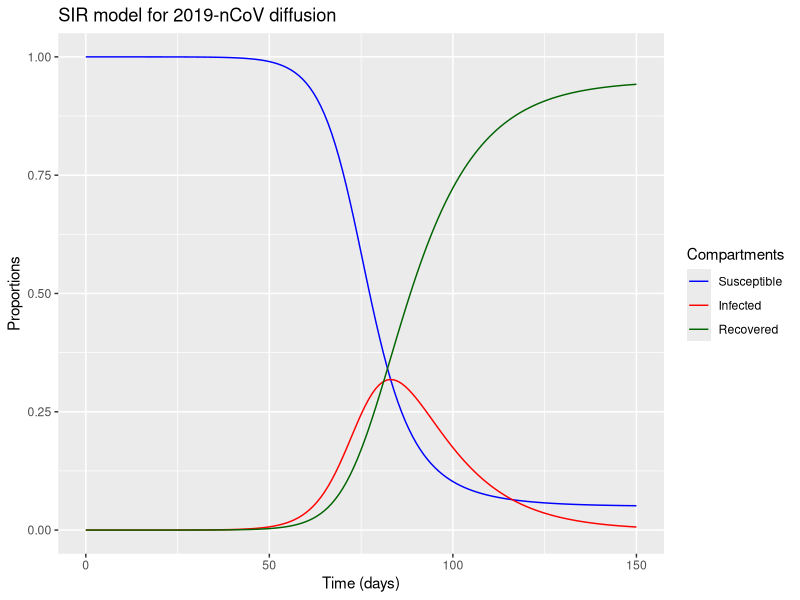
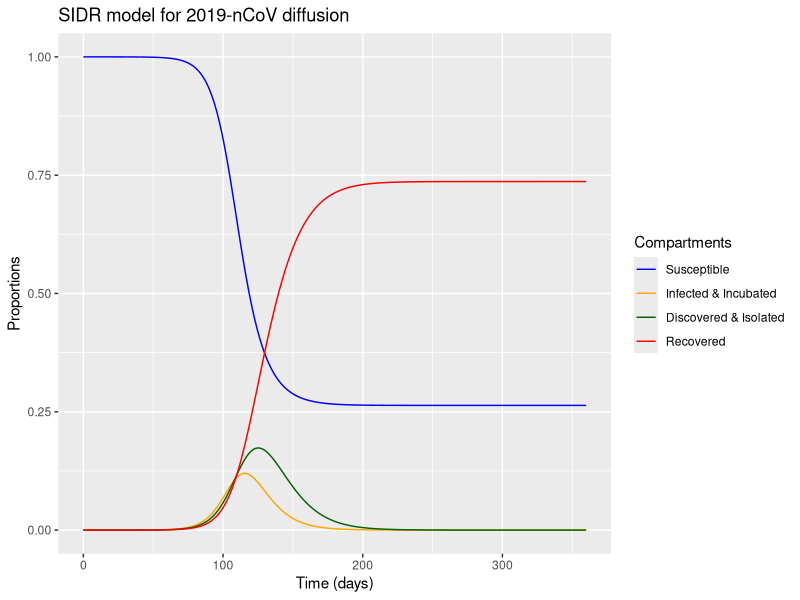
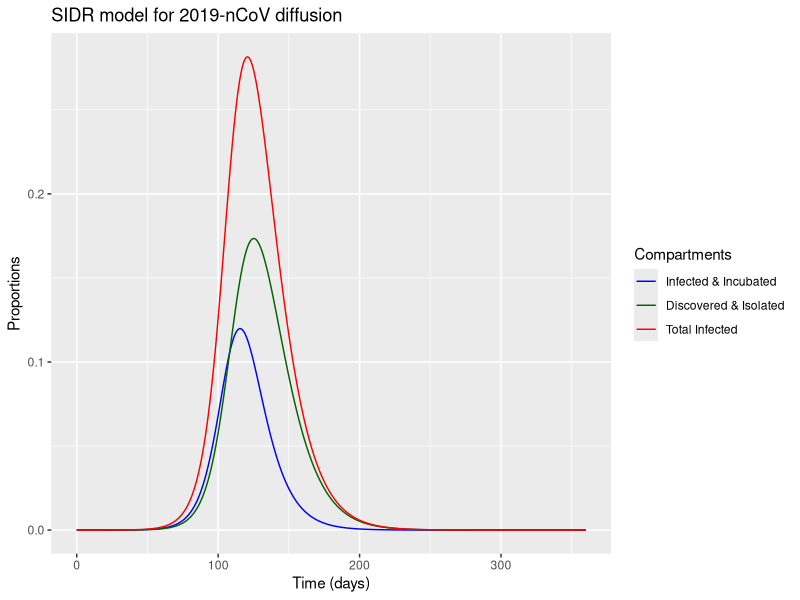
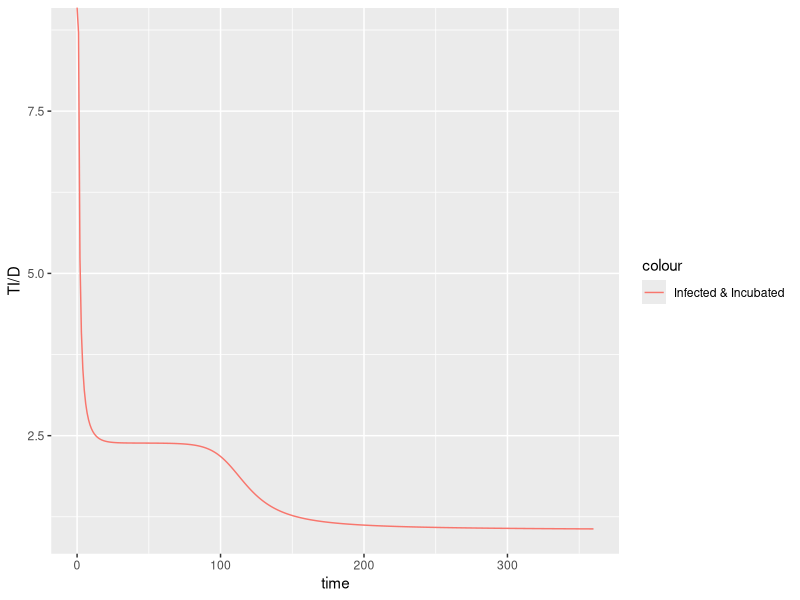
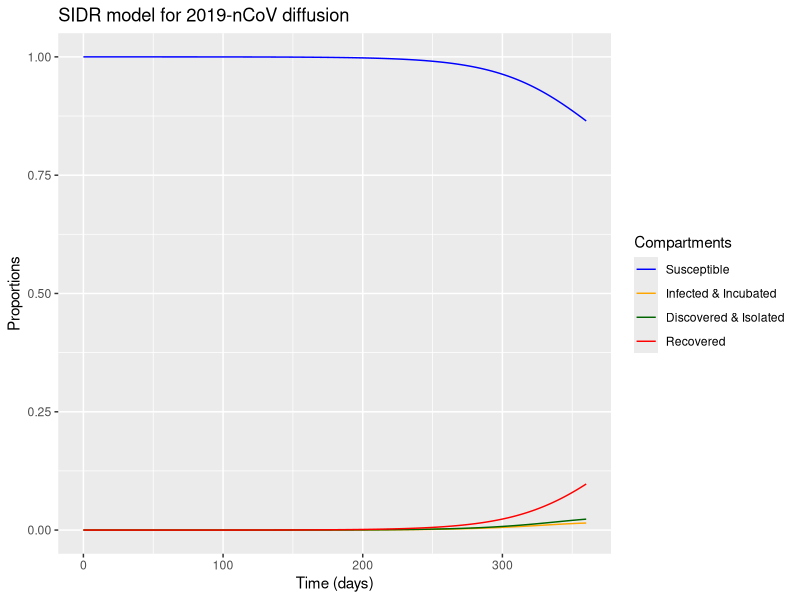
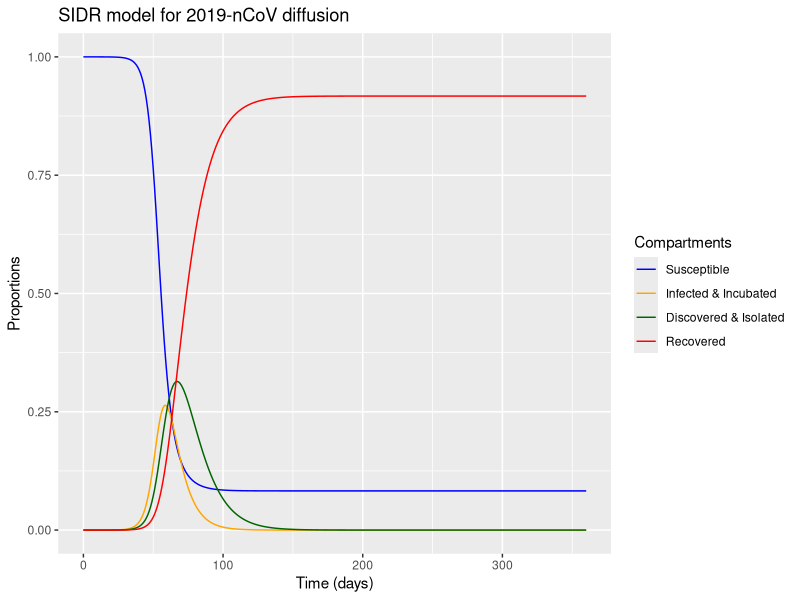

Generate these figures, in order, with R:
## ---- chunk 1

knitr::opts_chunk$set(echo = TRUE, warning = F, message = F)

## ---- chunk 2
rm(list = ls())
suppressMessages(library(deSolve))
suppressMessages(library(ggplot2))

# basic SIR model
sir <- function(time, state, parameters) {
  with(as.list(c(state, parameters)), {
    dS <- -beta * S * I
    dI <- beta * S * I - gamma * I
    dR <- gamma * I
    return(list(c(dS, dI, dR)))
  })
}

## ---- chunk 3
# set parameter and solve the model
init <- c(S = 1 - 1e-6, I = 1e-6,R = 0)
parameters <- c(beta = 0.2586, gamma = 0.0821)
times <- seq(0, 150, by = 1)
out <- as.data.frame(ode(y = init, times = times, func = sir, parms = parameters))
out$time <- times

# plot the diffusion of 2019-nCoV
ggplot(out, aes(x = time)) + 
  geom_line(aes(y = S,colour="Susceptible")) +
  geom_line(aes(y = I,colour="Infected")) + 
  geom_line(aes(y = R,colour="Recovered")) + 
  ylab(label="Proportions") + xlab(label="Time (days)") + 
  scale_colour_manual("Compartments", breaks=c("Susceptible","Infected","Recovered"), values=c("blue","red","darkgreen")) +
  ggtitle("SIR model for 2019-nCoV diffusion")

## ---- chunk 4
# load packages
rm(list = ls())

# SIDR model
sidr <- function(time, state, parameters) {
  with(as.list(c(state, parameters)), {
    dS <- -beta * S * I
    dI <- beta * S * I - alpha * I
    dD <- alpha * I - gamma * D
    dR <- gamma * D
	
    return(list(c(dS, dI, dD, dR)))
  })
}

# set parameter and solve the model
init <- c(S = 1 - 1e-6, I = 1e-6, D = 0, R = 0)
parameters <- c(beta = 0.2586, gamma = 0.0821, alpha = 0.1428)
times <- seq(0, 360, by = 1)
out <- as.data.frame(ode(y = init, times = times, func = sidr, parms = parameters))
out$time <- times

## ---- chunk 5

# write a function to plot the diffusion of 2019-nCoV
plot.sidr <- function(out) {
  ggplot(out, aes(x = time)) + 
  geom_line(aes(y = S,colour="Susceptible")) +
  geom_line(aes(y = I,colour="Infected & Incubated")) + 
  geom_line(aes(y = D,colour="Discovered & Isolated")) + 
  geom_line(aes(y = R,colour="Recovered")) + 
  ylab(label="Proportions") + xlab(label="Time (days)") + 
  scale_colour_manual("Compartments", breaks=c("Susceptible","Infected & Incubated","Discovered & Isolated","Recovered"), values=c("blue","orange","darkgreen","red")) +
  ggtitle("SIDR model for 2019-nCoV diffusion")
}

# plot the data
plot.sidr(out)

## ---- chunk 6

# calculate total infectious
out$TI <- out$I + out$D

# plot the diffusion of 2019-nCoV
ggplot(out, aes(x = time)) + 
  geom_line(aes(y = I,colour="Infected & Incubated")) + 
  geom_line(aes(y = D,colour="Discovered & Isolated")) + 
  geom_line(aes(y = TI,colour="Total Infected")) + 
  ylab(label="Proportions") + xlab(label="Time (days)") + 
  scale_colour_manual("Compartments", breaks=c("Infected & Incubated","Discovered & Isolated","Total Infected"), values=c("blue","darkgreen","red")) +
  ggtitle("SIDR model for 2019-nCoV diffusion")

## ---- chunk 7

# plot the diffusion of 2019-nCoV
ggplot(out, aes(x = time)) + 
  geom_line(aes(y = TI / D,colour="Infected & Incubated"))

## ---- chunk 8

# overestimated
parameters <- c(beta = 0.2586 * 2 / 3, gamma = 0.0821, alpha = 0.1428)
times <- seq(0, 360, by = 1)
out <- as.data.frame(ode(y = init, times = times, func = sidr, parms = parameters))
out$time <- times
plot.sidr(out)
# underestimated
parameters <- c(beta = 0.2586 * 3 / 2, gamma = 0.0821, alpha = 0.1428)
times <- seq(0, 360, by = 1)
out <- as.data.frame(ode(y = init, times = times, func = sidr, parms = parameters))
out$time <- times
plot.sidr(out)
